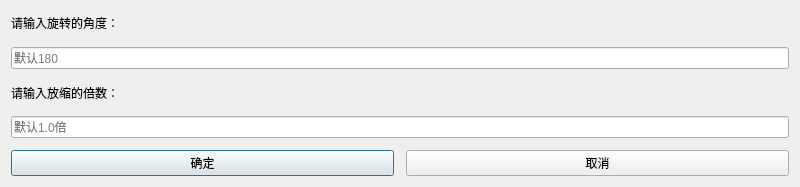
<?xml version="1.0" encoding="UTF-8"?>
<ui version="4.0">
 <class>Dialog</class>
 <widget class="QDialog" name="Dialog">
  <property name="geometry">
   <rect>
    <x>0</x>
    <y>0</y>
    <width>800</width>
    <height>187</height>
   </rect>
  </property>
  <property name="windowTitle">
   <string>旋转放缩</string>
  </property>
  <property name="windowIcon">
   <iconset>
    <normaloff>icon/1.svg</normaloff>icon/1.svg</iconset>
  </property>
  <property name="styleSheet">
   <string notr="true"/>
  </property>
  <layout class="QHBoxLayout" name="horizontalLayout_2">
   <item>
    <layout class="QVBoxLayout" name="verticalLayout">
     <property name="spacing">
      <number>12</number>
     </property>
     <item>
      <widget class="QLabel" name="label">
       <property name="styleSheet">
        <string notr="true">QLabel {  
        color: rgb(85,85,85); /* 设置标签文本颜色 */ 
        font:12px \&quot;Microsoft YaHei\&quot;; 
        font-weight:bold; 
    }</string>
       </property>
       <property name="text">
        <string>请输入旋转的角度：</string>
       </property>
      </widget>
     </item>
     <item>
      <widget class="QLineEdit" name="lineEdit">
       <property name="styleSheet">
        <string notr="true">QLineEdit {  
    border:2px solid rgba(89, 217, 212, 50); /* 设置输入框边框 */
    padding-left:10px;
    border-radius:3px; /* 设置输入框边框圆角 */  
    color:rgb(105,105,105);
    font:13px;
    font-size: 12pt \&quot;Microsoft YaHei\&quot;; /* 设置字体大小 */  
    padding: 4px; /* 设置内边距 */  
}  
QLineEdit:hover { /* 鼠标悬浮在QLineEdit时的状态 */
	border: 1px solid #298DFF;
	border-radius: 3px;
	background-color: #F2F2F2;
    color: #298DFF;
    selection-background-color: #298DFF;
	selection-color: #F2F2F2;
}
QLineEdit:focus{
    border:2px solid rgba(89, 217, 212, 50);
}
QLineEdit:disabled{
    background-color:rgb(238,238,238);
}</string>
       </property>
       <property name="placeholderText">
        <string>默认180</string>
       </property>
      </widget>
     </item>
     <item>
      <widget class="QLabel" name="label_2">
       <property name="styleSheet">
        <string notr="true">QLabel {  
        color: rgb(85,85,85); /* 设置标签文本颜色 */ 
        font:12px \&quot;Microsoft YaHei\&quot;; 
        font-weight:bold; 
    }</string>
       </property>
       <property name="text">
        <string>请输入放缩的倍数：</string>
       </property>
      </widget>
     </item>
     <item>
      <widget class="QLineEdit" name="lineEdit_2">
       <property name="styleSheet">
        <string notr="true">QLineEdit {  
    border:2px solid rgba(89, 217, 212, 50); /* 设置输入框边框 */
    padding-left:10px;
    border-radius:3px; /* 设置输入框边框圆角 */  
    color:rgb(105,105,105);
    font:13px;
    font-size: 12pt \&quot;Microsoft YaHei\&quot;; /* 设置字体大小 */  
    padding: 4px; /* 设置内边距 */  
}  
QLineEdit:hover { /* 鼠标悬浮在QLineEdit时的状态 */
	border: 1px solid #298DFF;
	border-radius: 3px;
	background-color: #F2F2F2;
    color: #298DFF;
    selection-background-color: #298DFF;
	selection-color: #F2F2F2;
}
QLineEdit:focus{
    border:2px solid rgba(89, 217, 212, 50);
}
QLineEdit:disabled{
    background-color:rgb(238,238,238);
}</string>
       </property>
       <property name="placeholderText">
        <string>默认1.0倍</string>
       </property>
      </widget>
     </item>
     <item>
      <layout class="QHBoxLayout" name="horizontalLayout">
       <item>
        <widget class="QPushButton" name="pushButton">
         <property name="styleSheet">
          <string notr="true">QPushButton {
	background-color: rgba(47, 125, 238, 90);
        border-radius:3px; 
        min-height:30px; 
        min-width:60px; 
        font:13px \&quot;Microsoft YaHei\&quot;;
    }
QPushButton:hover {
        background-color:rgba(85, 255, 255, 50);
    }
QPushButton:pressed {
  background-color:rgba(90,216,212,50);
  color:rgb(40,92,90);
    }</string>
         </property>
         <property name="text">
          <string>确定</string>
         </property>
        </widget>
       </item>
       <item>
        <widget class="QPushButton" name="pushButton_2">
         <property name="styleSheet">
          <string notr="true">QPushButton {
	background-color: rgba(47, 125, 238, 90);
        border-radius:3px; 
        min-height:30px; 
        min-width:60px; 
        font:13px \&quot;Microsoft YaHei\&quot;;
    }
QPushButton:hover {
        background-color:rgba(85, 255, 255, 50);
    }
QPushButton:pressed {
  background-color:rgba(90,216,212,50);
  color:rgb(40,92,90);
    }</string>
         </property>
         <property name="text">
          <string>取消</string>
         </property>
        </widget>
       </item>
      </layout>
     </item>
    </layout>
   </item>
  </layout>
 </widget>
 <resources/>
 <connections>
  <connection>
   <sender>pushButton</sender>
   <signal>clicked()</signal>
   <receiver>Dialog</receiver>
   <slot>accept()</slot>
   <hints>
    <hint type="sourcelabel">
     <x>161</x>
     <y>175</y>
    </hint>
    <hint type="destinationlabel">
     <x>4</x>
     <y>76</y>
    </hint>
   </hints>
  </connection>
  <connection>
   <sender>pushButton_2</sender>
   <signal>clicked()</signal>
   <receiver>Dialog</receiver>
   <slot>reject()</slot>
   <hints>
    <hint type="sourcelabel">
     <x>671</x>
     <y>175</y>
    </hint>
    <hint type="destinationlabel">
     <x>346</x>
     <y>79</y>
    </hint>
   </hints>
  </connection>
 </connections>
</ui>
